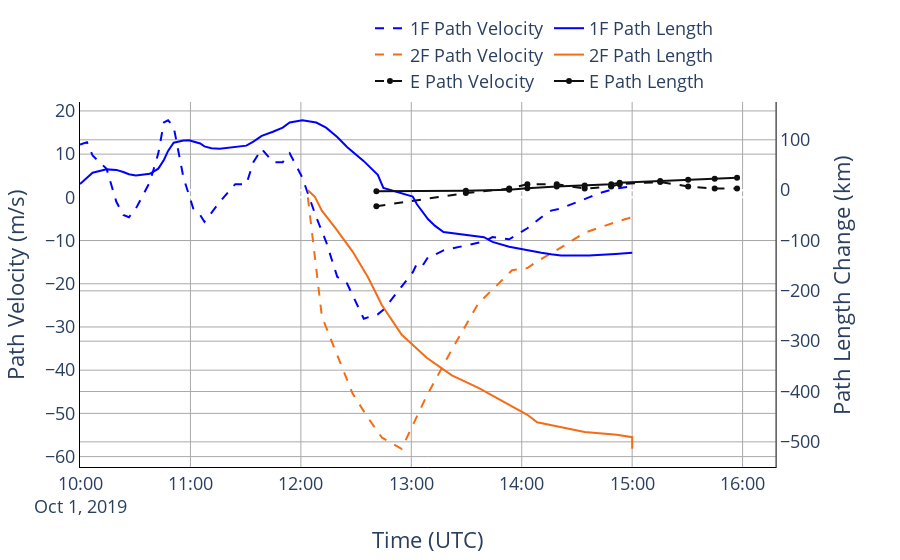

The notebook cell this image was saved under:
### Code cell
c = 299792458 # speed of light in m/s
f = 5e6 # Freq in Hz
pathvel_1F = F1['Freq Hz']*(-c/f)
pathlen_1F = pathvel_1F.cumsum()

# Create figure with secondary y-axis
fig = make_subplots(specs=[[{"secondary_y": True}]])

# Add traces
fig.add_trace(
    go.Scatter(x=F1['Date'], y=pathvel_1F, name="1F Path Velocity", line={'dash': 'dash', 'color': color_1F}),
    secondary_y=False,
)

fig.add_trace(
    go.Scatter(x=F1['Date'], y=pathlen_1F, name="1F Path Length", line_color = color_1F),
    secondary_y=True,
)

# # Add figure title
# fig.update_layout(
#     title_text="Double Y Axis Example"
# )

# Set x-axis title
fig.update_xaxes(title_text="UTC Time")

# Set y-axes titles
fig.update_yaxes(title_text="Path Velocity (m/s)", secondary_y=False)
fig.update_yaxes(title_text="Path Length Change (km)", secondary_y=True)

#############################################################################################
# Let's repeat that for 2F...

pathvel_2F = F2['Freq Hz']*(-c/f)
pathlen_2F = pathvel_2F.cumsum()

# Add traces
fig.add_trace(
    go.Scatter(x=F2['Date'], y=pathvel_2F, name="2F Path Velocity", line={'dash': 'dash', 'color': color_2F}),
    secondary_y=False,
)

fig.add_trace(
    go.Scatter(x=F2['Date'], y=pathlen_2F, name="2F Path Length", line_color = color_2F),
    secondary_y=True,
)

#############################################################################################
# And for E....

pathvel_E = E['Freq Hz']*(-c/f)
pathlen_E = pathvel_E.cumsum()

# Add traces
fig.add_trace(
    go.Scatter(x=E['Date'], y=pathvel_E, name="E Path Velocity", line={'dash': 'dash', 'color': color_E}),
    secondary_y=False,
)

fig.add_trace(
    go.Scatter(x=E['Date'], y=pathlen_E, name="E Path Length", line_color = color_E),
    secondary_y=True,
)
################################################################################################

fontoptions(fig)

fig.update_layout(legend=dict(
    orientation="h",
    yanchor="bottom",
    y=1,
    xanchor="right",
    x=.8
))

# Set x-axis title
fig.update_xaxes(title_text="Time (UTC)")

# Set y-axes titles
fig.update_yaxes(title_text="Path Velocity (m/s)", secondary_y=False)
fig.update_yaxes(title_text="Path Length Change (km)", secondary_y=True)



fig.show()
# fig.write_html("plots/"+ "PathVel" + "_plot.html", include_plotlyjs="cdn")
# fig.write_image("plots/9c.png")
